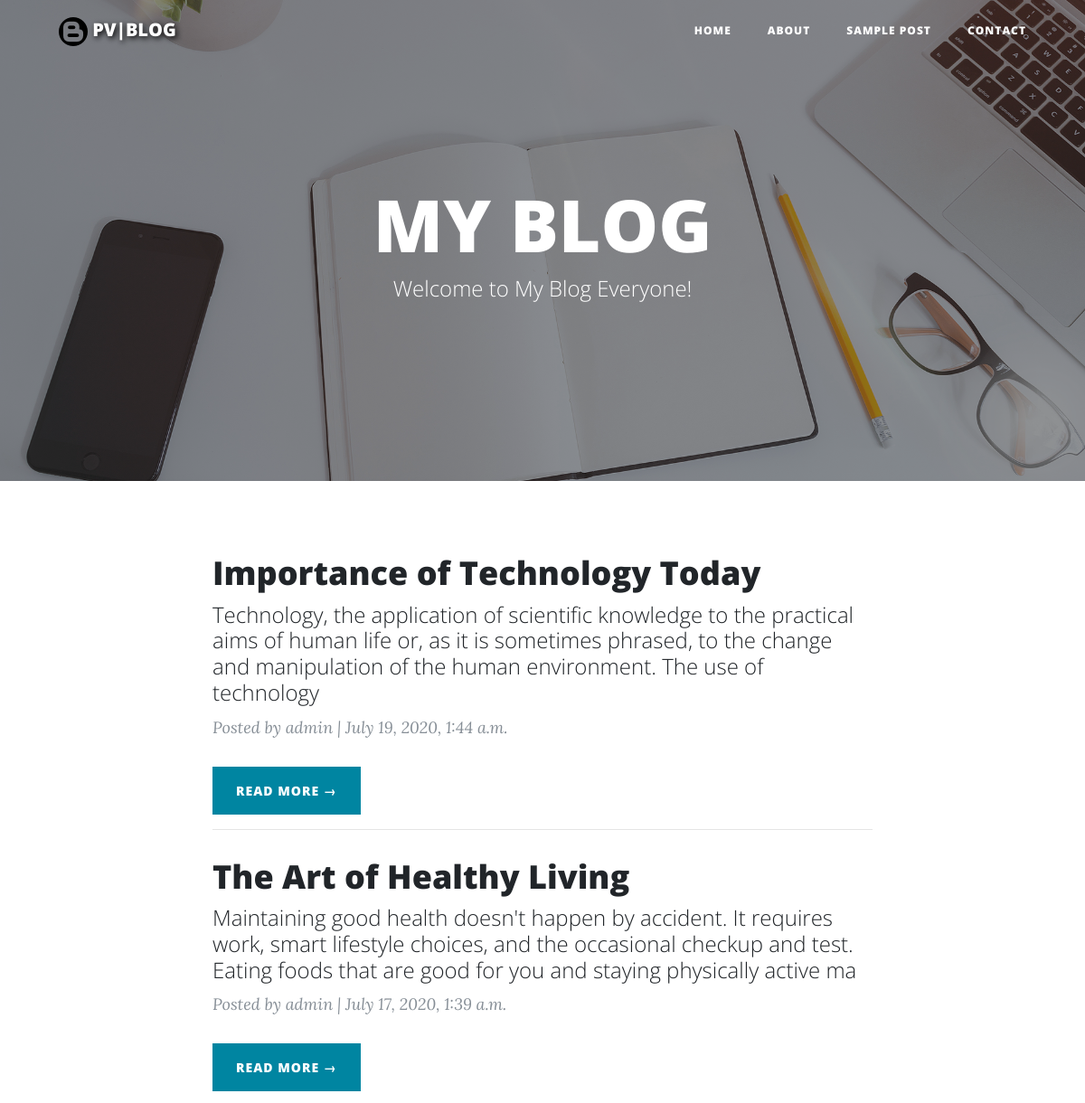
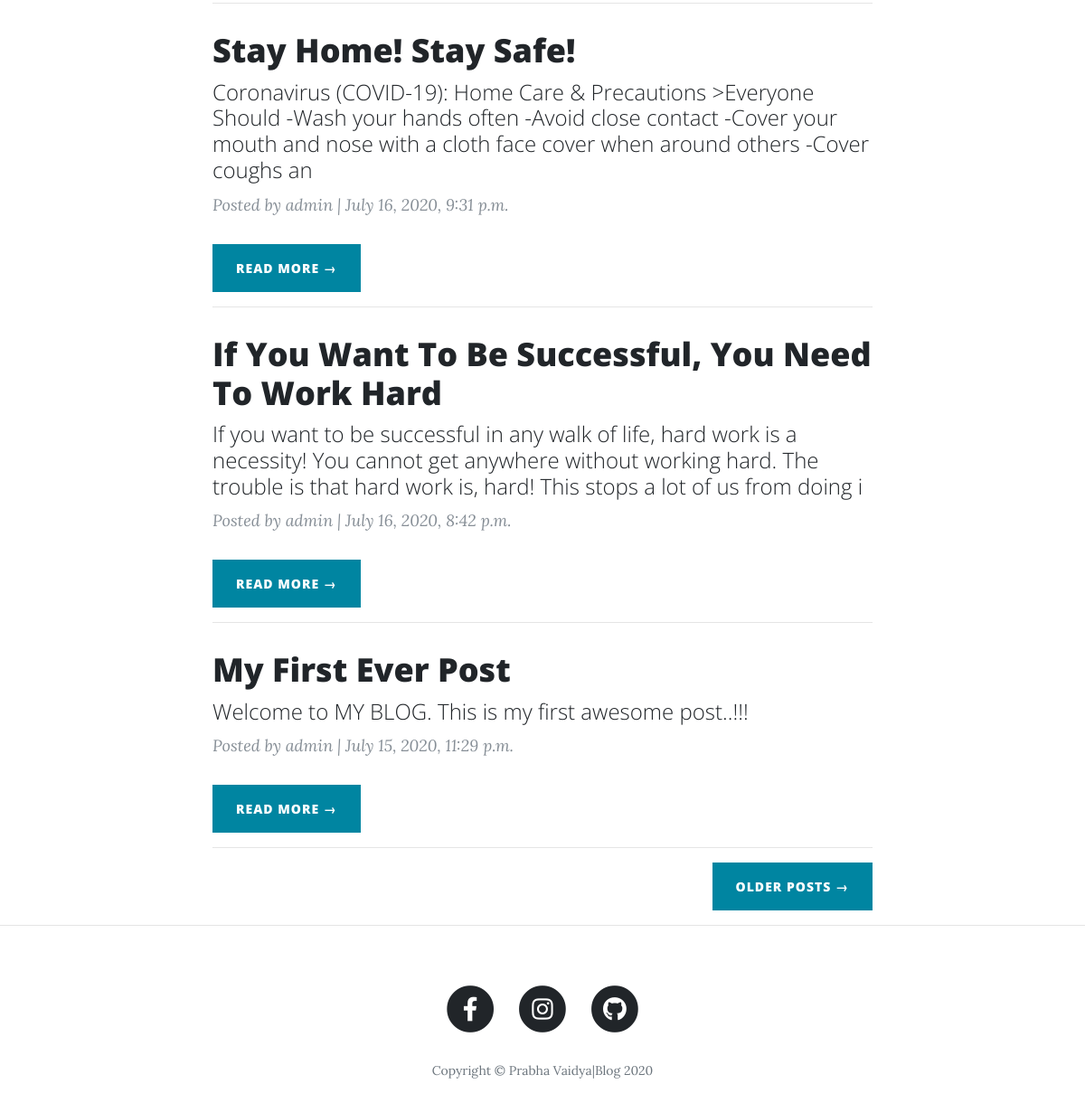
The page / on the database its author committed (2 pictures, top to bottom).
### blog/models.py (models this page shows, shortened)
class Post(models.Model):
    title = models.CharField(max_length=200, unique=True)
    slug = models.SlugField(max_length=200, unique=True)
    author = models.ForeignKey(User, on_delete= models.CASCADE,related_name='blog_post')
    updated_on = models.DateTimeField(auto_now= True)
    content = models.TextField()
    created_on = models.DateTimeField(auto_now_add=True)
    status = models.IntegerField(choices=STATUS, default=0)
    class Meta:
        ordering = ['-created_on']
    class Meta:
        db_table = "blog_post"

### blog/views.py (the view)
# urls.py: path('',views.index, name="home"),
def index(request):
    post_list = Post.objects.filter(status=1).order_by('-created_on')
    return render(request, 'index.html', { 'post_list': post_list })

### blog/templates/index.html
{% extends 'base.html' %}
{% block content %}
    {% for post in post_list %}
    <div class="post-preview">
          <a href="{% url 'post_detail' post.slug  %}">
            <h3 class="post-title">
              {{ post.title }}
            </h3>
            <h4 class="post-subtitle">
              {{post.content|slice:":200" }}
            </h4>
          </a>
          <p class="post-meta">Posted by {{ post.author }} | {{ post.created_on}} </p>
          <a href="{% url 'post_detail' post.slug  %}" class="btn btn-primary" style="color:white;">Read More &rarr;</a>
        </div>
        <hr>
    {% endfor %}
        <div class="clearfix">
          <a class="btn btn-primary float-right" href="{% url 'post' %}">Older Posts →</a>
        </div>
{% endblock %}

### blog/templates/base.html (shortened to what this page needs)
<!DOCTYPE html>
<html lang="en">
<head>
  {% load static %}
  <link href="{% static 'vendor/bootstrap/css/bootstrap.min.css' %}" rel="stylesheet">
  <link href="{% static 'vendor/fontawesome-free/css/all.min.css' %}" rel="stylesheet" type="text/css">
  <link href="{% static 'css/clean-blog.min.css' %}" rel="stylesheet">
</head>
<body>
  <nav class="navbar navbar-expand-lg navbar-light fixed-top" id="mainNav">
    <div class="container">
      <a class="navbar-brand" href="{% url 'home' %}" style="text-shadow: 2px 2px 6px black;"><img src="{% static 'img/blog logo.png' %}"/> PV|BLOG</a>
      <div class="collapse navbar-collapse" id="navbarResponsive">
        <ul class="navbar-nav ml-auto">
          <li class="nav-item">
            <a class="nav-link" href="{% url 'home' %}">Home</a>
          </li>
          <li class="nav-item">
            <a class="nav-link" href="{% url 'about' %}">About</a>
          </li>
          <li class="nav-item">
            <a class="nav-link" href="{% url 'post' %}">Sample Post</a>
          </li>
          <li class="nav-item">
            <a class="nav-link" href="{% url 'contact' %}">Contact</a>
          </li>
        </ul>
      </div>
    </div>
  </nav>
  <header class="masthead" style="background-image: url('{% static 'img/home-bg.jpg' %}')">
    <div class="overlay"></div>
    <div class="container">
      <div class="row">
        <div class="col-lg-8 col-md-10 mx-auto">
          <div class="site-heading">
            <h1>MY BLOG</h1>
            <span class="subheading">Welcome to My Blog Everyone!</span>
          </div>
        </div>
      </div>
    </div>
  </header>
  <div class="container">
    <div class="row">
      <div class="col-lg-8 col-md-10 mx-auto">
     {% block content %}
        {% endblock %}
      </div>
    </div>
  </div>
  <hr>
  <footer>
    <div class="container">
      <div class="row">
        <div class="col-lg-8 col-md-10 mx-auto">
          <ul class="list-inline text-center">
            <li class="list-inline-item">
              <a href="https://www.facebook.com/prabha.vaidya.7">
                <span class="fa-stack fa-lg">
                  <i class="fas fa-circle fa-stack-2x"></i>
                  <i class="fab fa-facebook-f fa-stack-1x fa-inverse"></i>
                </span>
              </a>
            </li>
            <li class="list-inline-item">
              <a href="https://www.instagram.com/prabha_vaidya/">
                <span class="fa-stack fa-lg">
                  <i class="fas fa-circle fa-stack-2x"></i>
                  <i class="fab fa-instagram fa-stack-1x fa-inverse"></i>
                </span>
              </a>
            </li>
            <li class="list-inline-item">
              <a href="https://github.com/prabhavaidya08">
                <span class="fa-stack fa-lg">
                  <i class="fas fa-circle fa-stack-2x"></i>
                  <i class="fab fa-github fa-stack-1x fa-inverse"></i>
                </span>
              </a>
            </li>
          </ul>
          <p class="copyright text-muted">Copyright © Prabha Vaidya|Blog 2020</p>
        </div>
      </div>
    </div>
  </footer>
</body>
</html>

### rows shown on the page
Post: title "Importance of Technology Today", content "Technology, the application of scientific knowledge to the practical aims of human life or, as it is sometimes phrased, to the change and manipulation of the human environment. The use of technology", author "admin", created_on "July 19, 2020, 1:44 a.m."
Post: title "The Art of Healthy Living", content "Maintaining good health doesn't happen by accident. It requires work, smart lifestyle choices, and the occasional checkup and test. Eating foods that are good for you and staying physically active ma", author "admin", created_on "July 17, 2020, 1:39 a.m."
Post: title "Stay Home! Stay Safe!", content "Coronavirus (COVID-19): Home Care & Precautions >Everyone Should -Wash your hands often -Avoid close contact -Cover your mouth and nose with a cloth face cover when around others -Cover coughs an", author "admin", created_on "July 16, 2020, 9:31 p.m."
Post: title "If You Want To Be Successful, You Need To Work Hard", content "If you want to be successful in any walk of life, hard work is a necessity! You cannot get anywhere without working hard. The trouble is that hard work is, hard! This stops a lot of us from doing i", author "admin", created_on "July 16, 2020, 8:42 p.m."
Post: title "My First Ever Post", content "Welcome to MY BLOG. This is my first awesome post..!!!", author "admin", created_on "July 15, 2020, 11:29 p.m."
